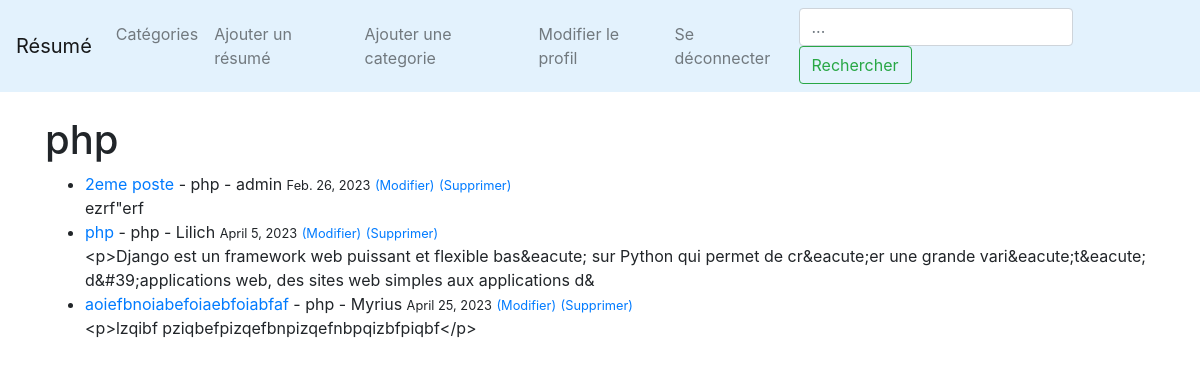
Screenshot of /categorie/php/ (signed in) with the database file from the repository.
### LeBlog/models.py (models this page shows, shortened)
class Post(models.Model):
        title = models.CharField(max_length=255)
        header_image = models.ImageField(null=True, blank=True, upload_to="images/")
        title_tag = models.CharField(max_length=255)
        author = models.ForeignKey(User, on_delete=models.CASCADE)
        body = RichTextField(blank=True, null=True)
        post_date = models.DateField(auto_now_add=True)
        categorie = models.CharField(max_length=255)
        snippet = models.CharField(max_length=255, default='coding')
        likes = models.ManyToManyField(User, related_name='resumee')

### LeBlog/views.py (the view)
# urls.py: path('categorie/<str:cats>/', CategoryView, name='categorie'),
def CategoryView(request, cats):
    categorie_posts = Post.objects.filter(categorie=cats.replace('-', ' '))
    return render(request, 'categories.html', {'cats': cats.replace('-', ' '), 'categorie_posts': categorie_posts})

### LeBlog/templates/categories.html
{% extends 'base.html' %}
{% block content %}
{% if categorie_posts %}
<h1>{{ cats }}</h1>
<ul>
{% for post in categorie_posts %}
    <li> <a href="{% url 'post-details' post.pk %}">{{post.title}}</a> - {{post.categorie}} - {{post.author}} <small>{{ post.post_date }}</small>
        {% if user.is_authenticated %}
        <small><a href="{% url 'update_post' post.pk %}">(Modifier)</a></small>
        <small><a href="{% url 'delete_post' post.pk %}">(Supprimer)</a></small>
        <br/>
        {{post.body|slice:":200" }} </li>
        {%endif%}
{%endfor%}
</ul>
{% else %}
<h2>Cette catégorie n'existe pas.</h2>
{%endif%}
{% endblock %}

### rows the page displays
Post: title "2eme poste", categorie "php", author "admin", post_date "Feb. 26, 2023", body "ezrf\"erf"
Post: title "php", categorie "php", author "Lilich", post_date "April 5, 2023", body "<p>Django est un framework web puissant et flexible bas&eacute; sur Python qui permet de cr&eacute;er une grande vari&eacute;t&eacute; d&#39;applications web, des sites web simples aux applications d&"
Post: title "aoiefbnoiabefoiaebfoiabfaf", categorie "php", author "Myrius", post_date "April 25, 2023", body "<p>lzqibf pziqbefpizqefbnpizqefnbpqizbfpiqbf</p>"

### other values shown
{{ cats }} "php"
